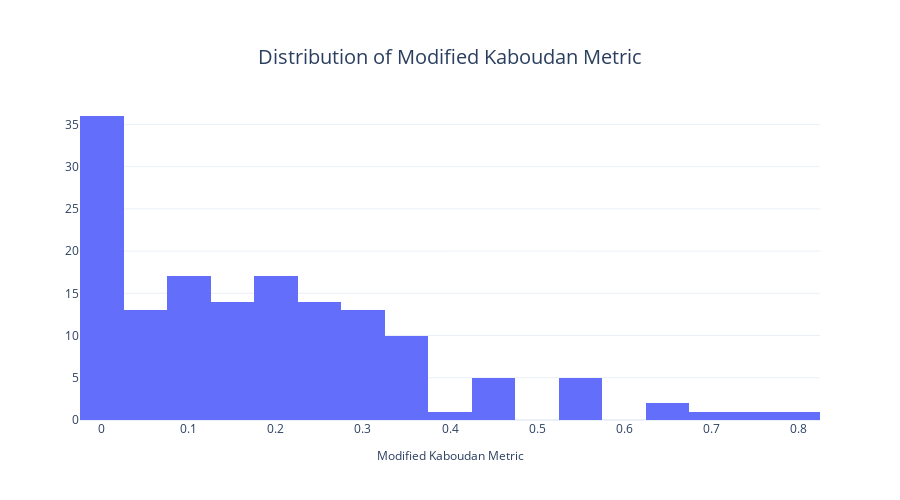

Notebook code for this chart:
### Code cell
fig = px.histogram(x=block_df["modified_kaboudan_metric"], title="Distribution of Modified Kaboudan Metric")
fig = format_plot(fig, xlabel="Modified Kaboudan Metric", ylabel="")
# fig.write_image("imgs/chapter_4/kaboudan_metric.png")
fig.show()

### Figure 1 — Plotly figure (JSON) as saved in the notebook; plotly's stock layout.template omitted (floating-point values rounded to 4 significant figures; data arrays with more than 128 entries replaced by an {"elided": "..."} marker saying what was removed)
{"data": [{"alignmentgroup": "True", "bingroup": "x", "hovertemplate": "x=%{x}<br>count=%{y}<extra></extra>", "legendgroup": "", "marker": {"color": "#636efa", "pattern": {"shape": ""}}, "name": "", "offsetgroup": "", "orientation": "v", "showlegend": false, "type": "histogram", "x": {"elided": "150 float values"}, "xaxis": "x", "yaxis": "y"}], "layout": {"autosize": false, "barmode": "relative", "height": 500, "legend": {"title": {}, "tracegroupgap": 0}, "title": {"font": {"size": 20}, "text": "Distribution of Modified Kaboudan Metric", "x": 0.5, "xanchor": "center", "yanchor": "top"}, "width": 900, "xaxis": {"anchor": "y", "domain": [0, 1], "title": {"font": {"size": 12}, "text": "Modified Kaboudan Metric"}}, "yaxis": {"anchor": "x", "domain": [0, 1], "title": {"font": {"size": 12}, "text": ""}}}}
